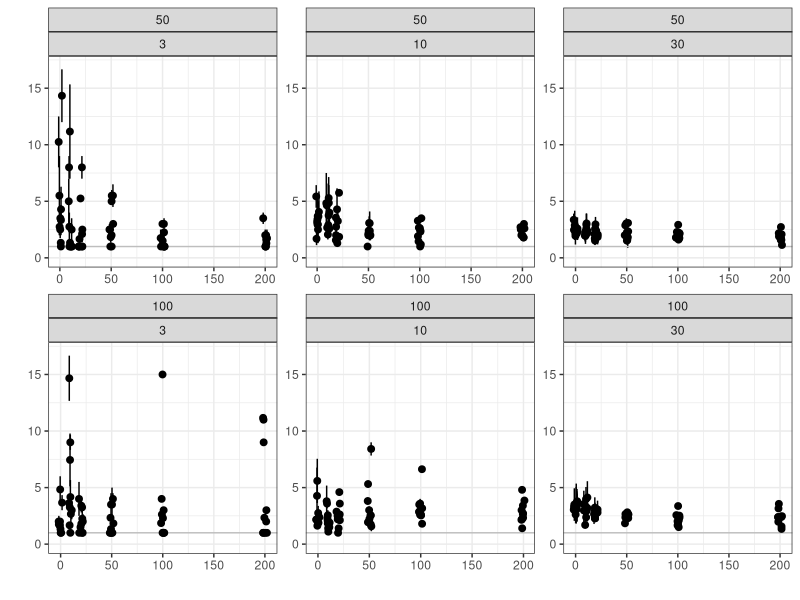

Generate this figure with R:
library(ggplot2)

dat_raw <- read.table('compiled_data_post.txt', head = T, as.is = T)

#dat_raw$error_min <- (dat_raw$min_t - dat_raw$sim_t) / dat_raw$sim_t
#dat_raw$error_max <- (dat_raw$max_t - dat_raw$sim_t) / dat_raw$sim_t

dat_raw$error_min <- dat_raw$min_t / dat_raw$sim_t
dat_raw$error_max <- dat_raw$max_t / dat_raw$sim_t


dat1.1 <- dat_raw
dat1.1$ntax <- factor(dat1.1$ntax)
dat1.1$slen <- factor(dat1.1$slen)

#plot1.1 <- ggplot(dat1.1, aes(x = jitter(sim_t), y = ((error_max - error_min) / 2) + error_min)) + geom_errorbar(aes(ymin = error_min , ymax = error_max), width = 0.5) + xlab('Simulated number of transitions') + ylab('Estimated number of transitions') + geom_abline(intercept = 1, slope = 0)  + xlim(0, 30) + facet_wrap(~slen + ntax, ncol = 3) + ggtitle('Estimated vs. simulated number of transitions \n(Sequence length, number of taxa)') + theme_bw() + ylim(0, 5)

plot1.1 <- ggplot(dat1.1, aes(x = jitter(exp_t), y = sim_t)) + geom_point() + facet_wrap(~ntax, ncol = 3)

#+ geom_errorbar(aes(ymin = error_min , ymax = error_max), width = 0.5) + xlab('Simulated number of transitions') + ylab('Estimated number of transitions') + geom_abline(intercept = 1, slope = 0)  + xlim(0, 30) + facet_wrap(~slen + ntax, ncol = 3) + ggtitle('Estimated vs. simulated number of transitions \n(Sequence length, number of taxa)') + theme_bw() + ylim(0, 5)


#print(plot1.1)

#stop('dechire')

#####

dat1.2 <- dat_raw
dat1.2$ntax <- factor(dat1.2$ntax)
dat1.2$slen[dat1.2$slen == 1000] <- dat1.2$slen[dat1.2$slen == 1000] - 800
dat1.2$exp_t <- factor(dat1.2$exp_t)
dat1.2$slen <- jitter(dat1.2$slen, amount = 2)
dat1.2$mean_post <- jitter(dat1.2$mean_post, amount = 0.02)


#plot1.2 <- ggplot(dat1.2, aes(x = slen, y =  ((error_max - error_min) / 2) + error_min)) + geom_errorbar(aes(ymin = error_min, ymax = error_max), width = 4) + xlim(0, 205) + facet_wrap(~exp_t + ntax, scales = 'free') + ylim(-2, 10) + ylab('Error in estimated number of transitions (Esitimated / simulated)') + xlab('Sequence length') + ggtitle('Errors in estimates vs. sequence length \n(Expected transitions, number of taxa)') + theme(axis.ticks = element_blank(), axis.text.x = element_blank()) + theme_bw() + geom_abline(intercept = 1, slope = 0)

plot1.2 <- ggplot(dat1.2, aes(x = slen, y = ((error_max - error_min) / 2) + error_min)) + geom_errorbar(aes(ymin = error_min, ymax = error_max, width = 0.03)) + facet_wrap(~ntax + exp_t, scales = 'free')+ xlab('') + theme(axis.ticks = element_blank(), axis.text.x = element_blank()) + theme_bw() + geom_abline(intercept = 1, slope = 0, col = 'grey') + ylab ('') + ylim(0, 17)  + geom_point(size = 2)#+ xlim(0, 205) 


pdf(file = 'Fig1_slen_rescale.pdf', useDingbats = F, width = 12, height = )
print(plot1.2)
dev.off()
